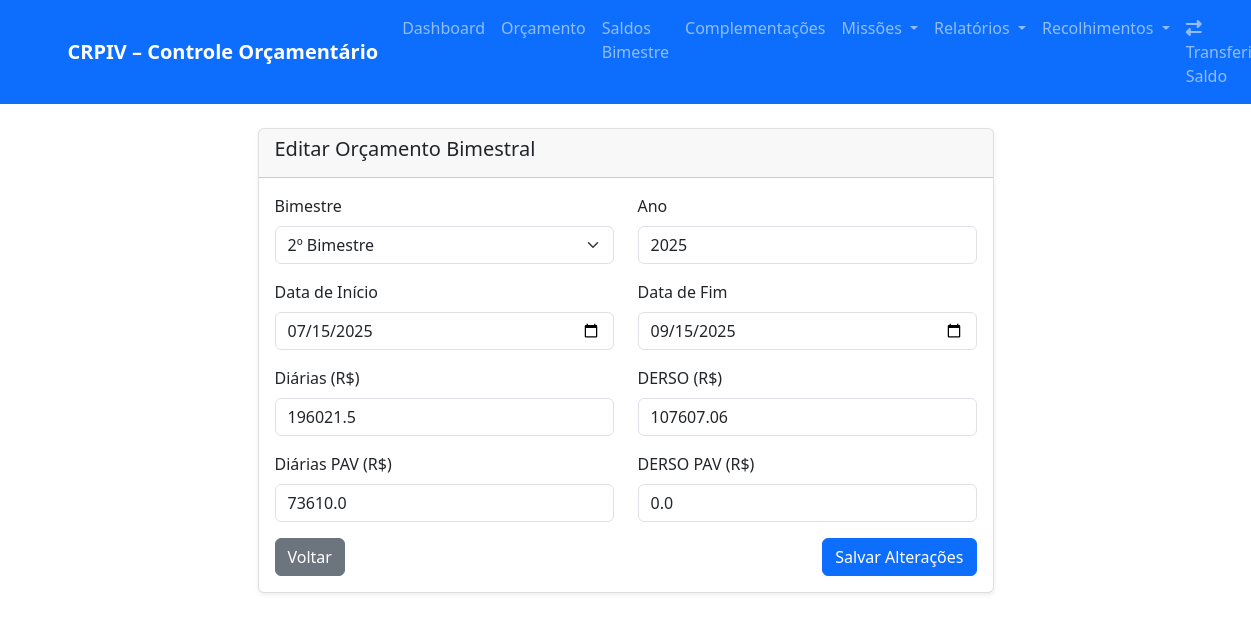
The page /editar_orcamento/1 on the database its author committed.
### models.py (models this page shows)
class Orcamento(db.Model):
    id = db.Column(db.Integer, primary_key=True)
    bimestre = db.Column(db.String(20), nullable=False)
    ano = db.Column(db.Integer, nullable=False)
    data_inicio = db.Column(db.Date, nullable=False)  # NOVO
    data_fim = db.Column(db.Date, nullable=False)     # NOVO
    diarias = db.Column(db.Float, default=0.0)
    derso = db.Column(db.Float, default=0.0)
    diarias_pav = db.Column(db.Float, default=0.0)
    derso_pav = db.Column(db.Float, default=0.0)
    status = db.Column(db.String(20), default='ativo')  # NOVO: ativo, finalizado
    data_criacao = db.Column(db.DateTime, default=datetime.utcnow)
    data_finalizacao = db.Column(db.DateTime)  # NOVO

### app.py (the view, shortened to what this page needs)
@app.route('/editar_orcamento/<int:orcamento_id>', methods=['GET', 'POST'])
def editar_orcamento(orcamento_id):
    orcamento = db.session.get(Orcamento, orcamento_id) or abort(404)
    return render_template('editar_orcamento.html',
                         orcamento=orcamento,
                         bimestres=BIMESTRES)

### templates/editar_orcamento.html
{% extends "base.html" %}
{% block content %}
<div class="row justify-content-center">
    <div class="col-md-8">
        <div class="card">
            <div class="card-header">
                <h5>Editar Orçamento Bimestral</h5>
            </div>
            <div class="card-body">
                <form method="POST">
                    <div class="row">
                        <div class="col-md-6">
                            <div class="mb-3">
                                <label class="form-label">Bimestre</label>
                                <select name="bimestre" class="form-select" required>
                                    {% for bimestre in bimestres %}
                                    <option value="{{ bimestre }}" {{ 'selected' if orcamento.bimestre == bimestre }}>{{ bimestre }}</option>
                                    {% endfor %}
                                </select>
                            </div>
                        </div>
                        <div class="col-md-6">
                            <div class="mb-3">
                                <label class="form-label">Ano</label>
                                <input type="number" name="ano" class="form-control" value="{{ orcamento.ano }}" required>
                            </div>
                        </div>
                    </div>
                    <div class="row">
                        <div class="col-md-6">
                            <div class="mb-3">
                                <label class="form-label">Data de Início</label>
                                <input type="date" name="data_inicio" class="form-control"
                                       value="{{ orcamento.data_inicio.strftime('%Y-%m-%d') if orcamento.data_inicio else '' }}" required>
                            </div>
                        </div>
                        <div class="col-md-6">
                            <div class="mb-3">
                                <label class="form-label">Data de Fim</label>
                                <input type="date" name="data_fim" class="form-control"
                                       value="{{ orcamento.data_fim.strftime('%Y-%m-%d') if orcamento.data_fim else '' }}" required>
                            </div>
                        </div>
                    </div>
                    <div class="row">
                        <div class="col-md-6">
                            <div class="mb-3">
                                <label class="form-label">Diárias (R$)</label>
                                <input type="number" step="0.01" name="diarias" class="form-control" value="{{ orcamento.diarias }}" required>
                            </div>
                        </div>
                        <div class="col-md-6">
                            <div class="mb-3">
                                <label class="form-label">DERSO (R$)</label>
                                <input type="number" step="0.01" name="derso" class="form-control" value="{{ orcamento.derso }}" required>
                            </div>
                        </div>
                    </div>
                    <div class="row">
                        <div class="col-md-6">
                            <div class="mb-3">
                                <label class="form-label">Diárias PAV (R$)</label>
                                <input type="number" step="0.01" name="diarias_pav" class="form-control" value="{{ orcamento.diarias_pav }}" required>
                            </div>
                        </div>
                        <div class="col-md-6">
                            <div class="mb-3">
                                <label class="form-label">DERSO PAV (R$)</label>
                                <input type="number" step="0.01" name="derso_pav" class="form-control" value="{{ orcamento.derso_pav }}" required>
                            </div>
                        </div>
                    </div>
                    <div class="d-flex justify-content-between">
                        <a href="{{ url_for('orcamento') }}" class="btn btn-secondary">Voltar</a>
                        <button type="submit" class="btn btn-primary">Salvar Alterações</button>
                    </div>
                </form>
            </div>
        </div>
    </div>
</div>
{% endblock %}

### static/css/style.css (style rules this page uses)
.card { box-shadow: 0 0.125rem 0.25rem rgba(0, 0, 0, 0.075); border: 1px solid rgba(0, 0, 0, 0.125); }
.btn { border-radius: 0.375rem; }
.form-control, .form-select { border-radius: 0.375rem; }

### rows shown on the page
Orcamento: ano "2025", data_inicio "07/15/2025", data_fim "09/15/2025", diarias "196021.5", derso "107607.06", diarias_pav "73610.0", derso_pav "0.0"

### other values the page prints
form field bimestre "2º Bimestre"
